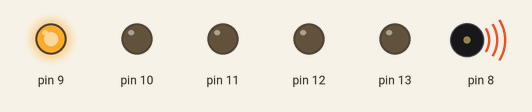
A sketch run on a simulated Arduino Uno, built with avr-gcc and run on an emulated ATmega328P. On the bench: output pins drawn as LEDs (lit = HIGH), buzzer (waves = sounding).

Above: at 0.1 s.
At 2.1 s:
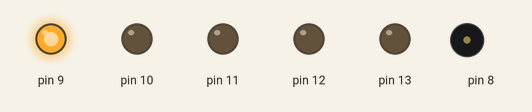
At 4.0 s:
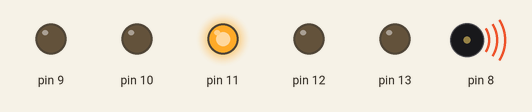
At 14.3 s:
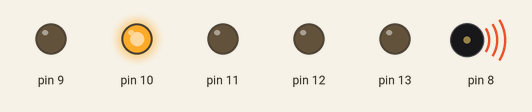
At 26.0 s:
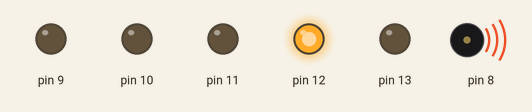
At 27.3 s:
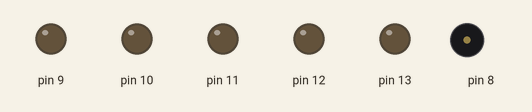
Timing chart, 0 to 28.8 s (numbered marks = the images above):
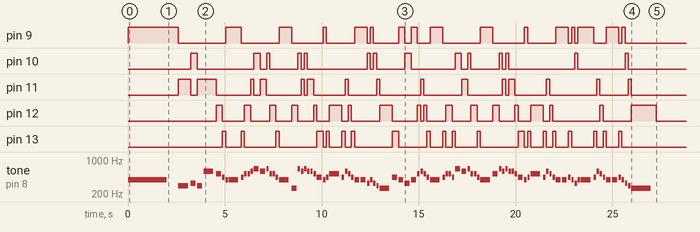

The sketch:

gongjinou.ino
```cpp
// (licence header left out)
#include "pitches.h"

// notes in the melody:
int melody[] = {
  NOTE_G4, NOTE_D4, NOTE_E4, NOTE_D4, NOTE_D5, NOTE_C5, NOTE_A4, NOTE_G4, NOTE_G4, NOTE_A4, NOTE_C5, NOTE_C5, NOTE_D5, NOTE_E5, NOTE_D5, NOTE_E5, NOTE_C5, NOTE_C5, NOTE_A4, NOTE_G4, NOTE_C4, NOTE_E5, NOTE_D5, NOTE_E5, NOTE_D5, NOTE_D5, NOTE_C5, NOTE_A4, NOTE_G4, NOTE_A4, NOTE_C5, NOTE_A4, NOTE_D5, NOTE_C5, NOTE_A4, NOTE_G4, NOTE_G4, NOTE_E4, NOTE_G4, NOTE_E4, NOTE_D4, NOTE_C4, NOTE_A4, NOTE_G4, NOTE_E4, NOTE_G4, NOTE_C5, NOTE_D5, NOTE_C5, NOTE_A4, NOTE_G4, NOTE_A4, NOTE_C5, NOTE_C5, NOTE_A4, NOTE_E5, NOTE_D5, NOTE_E5, NOTE_C5, NOTE_C5, NOTE_A4, NOTE_G4, NOTE_C5, NOTE_E5, NOTE_D5, NOTE_E5, NOTE_D5, NOTE_D5, NOTE_C5, NOTE_A4, NOTE_G4, NOTE_A4, NOTE_C5, NOTE_A4, NOTE_D5, NOTE_C5, NOTE_A4, NOTE_G4, NOTE_G4, NOTE_A4, NOTE_G4, NOTE_E4, NOTE_G4, NOTE_G4, NOTE_A4, NOTE_D5, NOTE_C5, NOTE_A4, NOTE_G4, NOTE_G4, NOTE_A4, NOTE_G4, NOTE_E4, NOTE_D4, NOTE_C4
};

// note durations: 4 = quarter note, 8 = eighth note, etc.:
int noteDurations[] = {
  1, 4, 8, 8, 4, 8, 16, 16, 4, 16, 16, 16, 16, 8, 8, 16, 16, 16, 16, 4, 8, 16, 16, 16, 16, 16, 16, 8, 16, 16, 4, 16, 16, 16, 16, 8, 8, 16, 16, 16, 16, 4, 8, 8, 8, 8, 16, 16, 16, 16, 4, 16, 16, 16, 16, 8, 8, 16, 16, 16, 16, 4, 8, 16, 16, 16, 16, 16, 16, 8, 16, 16, 4, 16, 16, 16, 16, 8, 8, 16, 16, 16, 16, 4, 16, 16, 16, 16, 8, 8, 16, 16, 16, 16, 2
};

void setLights(int light) {
  switch(light) {
    case NOTE_A4:
      digitalWrite(13, HIGH); break;
    case NOTE_C4:
      digitalWrite(12, HIGH); break;
    case NOTE_C5:
      digitalWrite(12, HIGH); break;
    case NOTE_D4:
      digitalWrite(11, HIGH); break;
    case NOTE_D5:
      digitalWrite(11, HIGH); break;
    case NOTE_E4:
      digitalWrite(10, HIGH); break;
    case NOTE_E5:
      digitalWrite(10, HIGH); break;
    case NOTE_G4:
      digitalWrite(9, HIGH); break;
    }
}

void clearLights() {
  digitalWrite(9, LOW);
  digitalWrite(10, LOW);
  digitalWrite(11, LOW);
  digitalWrite(12, LOW);
  digitalWrite(13, LOW);
}

void setup() {
  pinMode(9, OUTPUT);
  pinMode(10, OUTPUT);
  pinMode(11, OUTPUT);
  pinMode(12, OUTPUT);
  pinMode(13, OUTPUT);
  // iterate over the notes of the melody:
  for (int thisNote = 0; thisNote < 95; thisNote++) {

    // to calculate the note duration, take one second
    // divided by the note type.
    //e.g. quarter note = 1000 / 4, eighth note = 1000/8, etc.
    int noteDuration = 2000/noteDurations[thisNote];
    tone(8, melody[thisNote],noteDuration);
    setLights(melody[thisNote]);

    // to distinguish the notes, set a minimum time between them.
    // the note's duration + 30% seems to work well:
    int pauseBetweenNotes = noteDuration * 1.30;
    delay(pauseBetweenNotes);
    // stop the tone playing:
    noTone(8);
    clearLights();

  }
}

void loop() {
  // no need to repeat the melody.
}
```

pitches.h
```cpp
/*************************************************
 * Public Constants
 *************************************************/

#define NOTE_B0  31
#define NOTE_C1  33
#define NOTE_CS1 35
#define NOTE_D1  37
#define NOTE_DS1 39
#define NOTE_E1  41
#define NOTE_F1  44
#define NOTE_FS1 46
#define NOTE_G1  49
#define NOTE_GS1 52
#define NOTE_A1  55
#define NOTE_AS1 58
#define NOTE_B1  62
#define NOTE_C2  65
#define NOTE_CS2 69
#define NOTE_D2  73
#define NOTE_DS2 78
#define NOTE_E2  82
#define NOTE_F2  87
#define NOTE_FS2 93
#define NOTE_G2  98
#define NOTE_GS2 104
#define NOTE_A2  110
#define NOTE_AS2 117
#define NOTE_B2  123
#define NOTE_C3  131
#define NOTE_CS3 139
#define NOTE_D3  147
#define NOTE_DS3 156
#define NOTE_E3  165
#define NOTE_F3  175
#define NOTE_FS3 185
#define NOTE_G3  196
#define NOTE_GS3 208
#define NOTE_A3  220
#define NOTE_AS3 233
#define NOTE_B3  247
#define NOTE_C4  262
#define NOTE_CS4 277
#define NOTE_D4  294
#define NOTE_DS4 311
#define NOTE_E4  330
#define NOTE_F4  349
#define NOTE_FS4 370
#define NOTE_G4  392
#define NOTE_GS4 415
#define NOTE_A4  440
#define NOTE_AS4 466
#define NOTE_B4  494
#define NOTE_C5  523
#define NOTE_CS5 554
#define NOTE_D5  587
#define NOTE_DS5 622
#define NOTE_E5  659
#define NOTE_F5  698
#define NOTE_FS5 740
#define NOTE_G5  784
#define NOTE_GS5 831
#define NOTE_A5  880
#define NOTE_AS5 932
#define NOTE_B5  988
#define NOTE_C6  1047
#define NOTE_CS6 1109
#define NOTE_D6  1175
#define NOTE_DS6 1245
#define NOTE_E6  1319
#define NOTE_F6  1397
#define NOTE_FS6 1480
#define NOTE_G6  1568
#define NOTE_GS6 1661
#define NOTE_A6  1760
#define NOTE_AS6 1865
#define NOTE_B6  1976
#define NOTE_C7  2093
#define NOTE_CS7 2217
#define NOTE_D7  2349
#define NOTE_DS7 2489
#define NOTE_E7  2637
#define NOTE_F7  2794
#define NOTE_FS7 2960
#define NOTE_G7  3136
#define NOTE_GS7 3322
#define NOTE_A7  3520
#define NOTE_AS7 3729
#define NOTE_B7  3951
#define NOTE_C8  4186
#define NOTE_CS8 4435
#define NOTE_D8  4699
#define NOTE_DS8 4978
```
